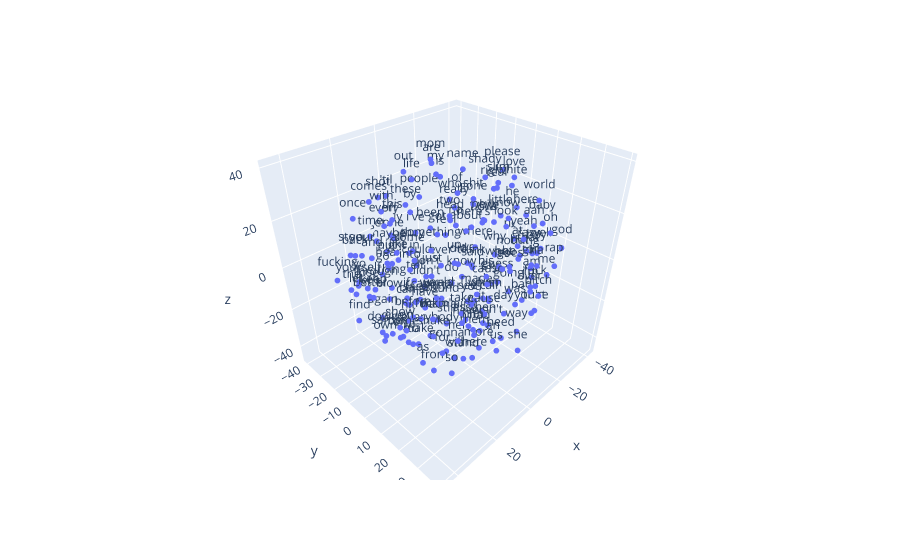

Write notebook code for a chart like this one.
### Code cell
# Graficar los embedddings en 3D

vecs, labels = reduce_dimensions(w2v_model,3)

fig = px.scatter_3d(x=vecs[:MAX_WORDS,0], y=vecs[:MAX_WORDS,1], z=vecs[:MAX_WORDS,2],text=labels[:MAX_WORDS])
fig.update_traces(marker_size = 2)
fig.show()

### Figure 1 — Plotly figure (JSON) as saved in the notebook; plotly's stock layout.template omitted (floating-point values rounded to 4 significant figures; data arrays with more than 128 entries replaced by an {"elided": "..."} marker saying what was removed)
{"data": [{"hovertemplate": "x=%{x}<br>y=%{y}<br>z=%{z}<br>text=%{text}<extra></extra>", "legendgroup": "", "marker": {"color": "#636efa", "size": 2, "symbol": "circle"}, "mode": "markers+text", "name": "", "scene": "scene", "showlegend": false, "text": {"elided": "200 str values"}, "type": "scatter3d", "x": {"elided": "200 float values"}, "y": {"elided": "200 float values"}, "z": {"elided": "200 float values"}}], "layout": {"legend": {"tracegroupgap": 0}, "margin": {"t": 60}, "scene": {"domain": {"x": [0, 1], "y": [0, 1]}, "xaxis": {"title": {"text": "x"}}, "yaxis": {"title": {"text": "y"}}, "zaxis": {"title": {"text": "z"}}}}}
